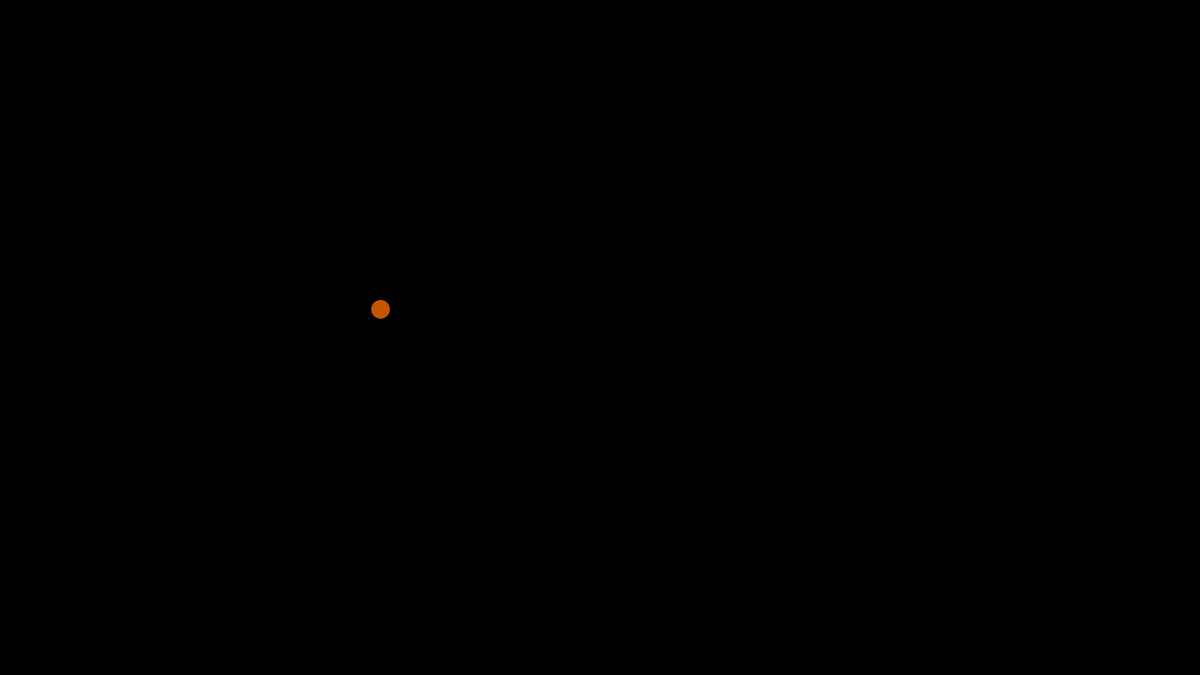
Frame 1 (no input)
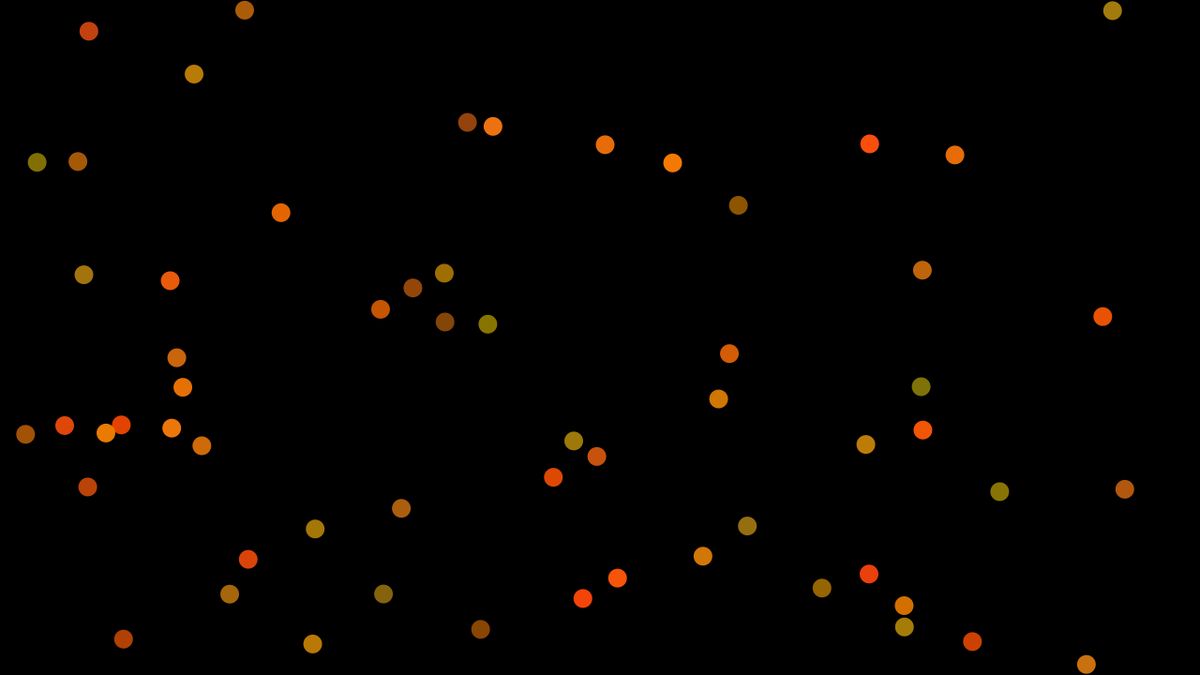
Frame 60 (the mouse pressed at the canvas centre just before this capture)
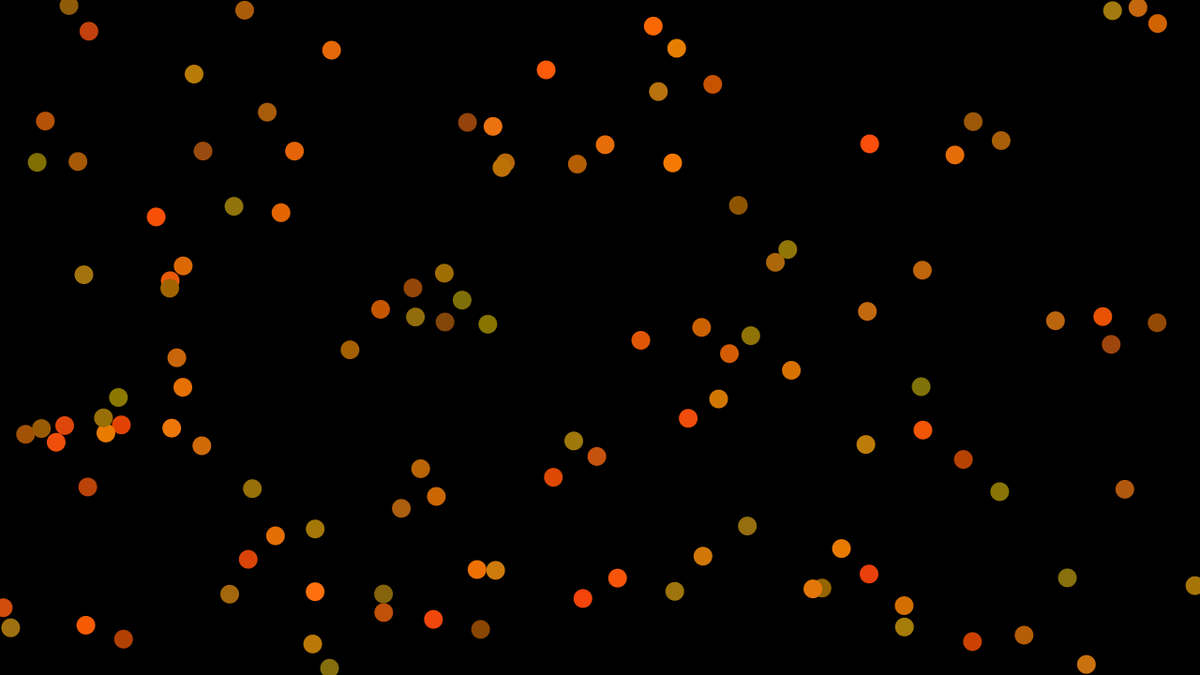
Frame 120 (the mouse held since frame 60 and released just before this capture)

The Processing sketch that drew these frames (run headless with seeded random() and noise(); from frame 60 on, the mouse is pressed at the canvas centre):

// Processing sketch: w3_step2
// ── w3_step2.pde
float x = random(width);
float y = random(height);
float r = random(255);
float g = random(255);
float b = random(255);

void setup() {
  size(1280, 720);
  background(0);
  noStroke();
}

void draw() {
  x = random(width);
  y = random(height);
  r = random(127, 255);
  g = random(64, 127);
  b = random(16);
  fill(r, g, b);
  circle(x, y, 20);
}
